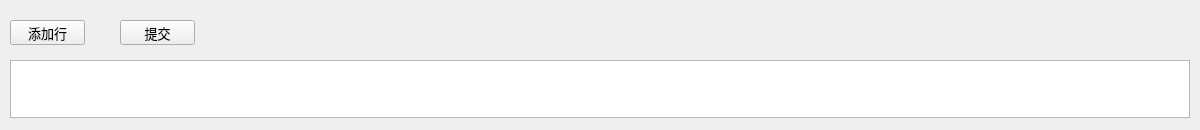
<?xml version="1.0" encoding="UTF-8"?>
<ui version="4.0">
 <class>AddDataWin</class>
 <widget class="QWidget" name="AddDataWin">
  <property name="geometry">
   <rect>
    <x>0</x>
    <y>0</y>
    <width>1200</width>
    <height>130</height>
   </rect>
  </property>
  <property name="windowTitle">
   <string>添加数据</string>
  </property>
  <widget class="QPushButton" name="AddLineBtn">
   <property name="geometry">
    <rect>
     <x>10</x>
     <y>20</y>
     <width>75</width>
     <height>25</height>
    </rect>
   </property>
   <property name="sizePolicy">
    <sizepolicy hsizetype="Preferred" vsizetype="Preferred">
     <horstretch>0</horstretch>
     <verstretch>0</verstretch>
    </sizepolicy>
   </property>
   <property name="font">
    <font>
     <pointsize>10</pointsize>
    </font>
   </property>
   <property name="text">
    <string>添加行</string>
   </property>
  </widget>
  <widget class="QPushButton" name="SubmitBtn">
   <property name="geometry">
    <rect>
     <x>120</x>
     <y>20</y>
     <width>75</width>
     <height>25</height>
    </rect>
   </property>
   <property name="sizePolicy">
    <sizepolicy hsizetype="Preferred" vsizetype="Preferred">
     <horstretch>0</horstretch>
     <verstretch>0</verstretch>
    </sizepolicy>
   </property>
   <property name="font">
    <font>
     <pointsize>10</pointsize>
    </font>
   </property>
   <property name="text">
    <string>提交</string>
   </property>
  </widget>
  <widget class="QTableView" name="AddDataTable">
   <property name="geometry">
    <rect>
     <x>10</x>
     <y>60</y>
     <width>1180</width>
     <height>58</height>
    </rect>
   </property>
   <property name="sizePolicy">
    <sizepolicy hsizetype="Preferred" vsizetype="Preferred">
     <horstretch>0</horstretch>
     <verstretch>0</verstretch>
    </sizepolicy>
   </property>
  </widget>
 </widget>
 <resources/>
 <connections/>
</ui>
